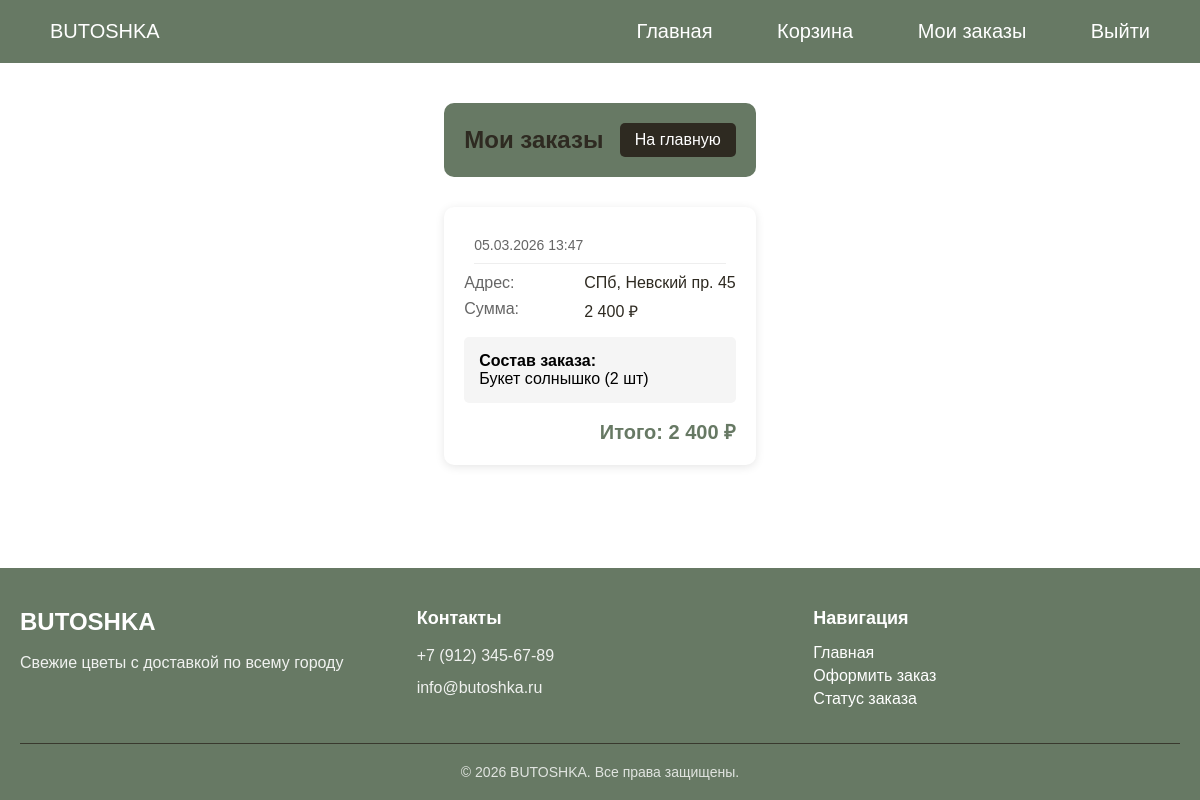
Screenshot of /my_orders.php (signed in) with the database file from the repository.
### tables this page shows
CREATE TABLE `orders` (
  `id_order` int NOT NULL,
  `user_id` int NOT NULL,
  `address` text NOT NULL,
  `order_price` decimal(10,2) NOT NULL,
  `delivery_date` date DEFAULT NULL,
  `card_number` varchar(20) DEFAULT NULL,
  `recipient_name` varchar(250) DEFAULT NULL,
  `recipient_phone` varchar(100) DEFAULT NULL,
  `created_at` timestamp NULL DEFAULT CURRENT_TIMESTAMP
);

### my_orders.php (the view, shortened to what this page needs)
<?php
require_once('db.php');
$user_id = $_SESSION['user_id'];
$orders = [];
$sql = "SELECT o.*,
               GROUP_CONCAT(CONCAT(p.name, ' (', oi.quantity, ' шт)') SEPARATOR ', ') as products_list
        FROM orders o
        LEFT JOIN order_items oi ON o.id_order = oi.order_id
        LEFT JOIN products p ON oi.product_id = p.id
        WHERE o.user_id = $user_id
        GROUP BY o.id_order
        ORDER BY o.created_at DESC";
$result = $conn->query($sql);
if ($result && $result->num_rows > 0) {
    while ($row = $result->fetch_assoc()) {
        $orders[] = $row;
    }
}
?>
<!DOCTYPE html>
<html lang="ru">
<head>
    <link rel="stylesheet" href="css/style.css">
</head>
<body>
    <?php include 'header.php'; ?>
    <div class="orders-container">
        <div class="orders-header">
            <h2>Мои заказы</h2>
            <a href="index.php" class="back-link">На главную</a>
        </div>
        <?php if (empty($orders)): ?>
            <div class="empty-orders">
                <p>У вас пока нет заказов</p>
                <a href="index.php#catalog" class="btn">Перейти к покупкам</a>
            </div>
        <?php else: ?>
            <?php foreach ($orders as $order): ?>
            <div class="order-card">
                <div class="order-header">
                    <span class="order-date"><?= date('d.m.Y H:i', strtotime($order['created_at'])) ?></span>
                </div>
                <div class="order-info">
                    <div class="info-row">
                        <span class="info-label">Адрес:</span>
                        <span class="info-value"><?= htmlspecialchars($order['address']) ?></span>
                    </div>
                    <div class="info-row">
                        <span class="info-label">Сумма:</span>
                        <span class="info-value"><?= number_format($order['order_price'], 0, '', ' ') ?> ₽</span>
                    </div>
                </div>
                <div class="products-list">
                    <strong>Состав заказа:</strong><br>
                    <?= htmlspecialchars($order['products_list']) ?>
                </div>
                <div class="order-total">
                    Итого: <?= number_format($order['order_price'], 0, '', ' ') ?> ₽
                </div>
            </div>
            <?php endforeach; ?>
        <?php endif; ?>
    </div>
    <?php include 'footer.php'; ?>
</body>
</html>

### style.css (style rules this page uses)
* { margin: 0; padding: 0; box-sizing: border-box; }
html, body { height: 100%; margin: 0; padding: 0; }
body { display: flex; flex-direction: column; font-family: Arial, Helvetica, sans-serif; min-height: 100vh; }
h2 { color: #2e2a21; text-align: center; }

### my_orders.php (style rules this page uses)
.orders-container { max-width: 900px; margin: 40px auto; padding: 0 20px; }
.orders-header { background: #677964; color: white; padding: 20px; border-radius: 10px; margin-bottom: 30px; display: flex; justify-content: space-between; align-items: center; }
.order-card { background: white; border-radius: 10px; box-shadow: 0 2px 10px rgba(0,0,0,0.1); margin-bottom: 20px; padding: 20px; }
.order-header { display: flex; justify-content: space-between; align-items: center; margin: 10px; padding-bottom: 10px; border-bottom: 1px solid #eee; }
.order-date { color: #666; font-size: 14px; }
.order-info { margin-bottom: 15px; }
.info-row { display: flex; margin-bottom: 8px; }
.info-label { width: 120px; color: #666; }
.info-value { color: #2e2a21; font-weight: 500; }
.products-list { background: #f5f5f5; padding: 15px; border-radius: 5px; margin: 15px 0; }
.order-total { text-align: right; font-size: 20px; font-weight: bold; color: #677964; margin-top: 15px; }
.back-link { color: white; text-decoration: none; padding: 8px 15px; background: #2e2a21; border-radius: 5px; }

### rows the page displays
orders: created_at "05.03.2026 13:47", address "СПб, Невский пр. 45", order_price "2 400", products_list "Букет солнышко (2 шт)"
